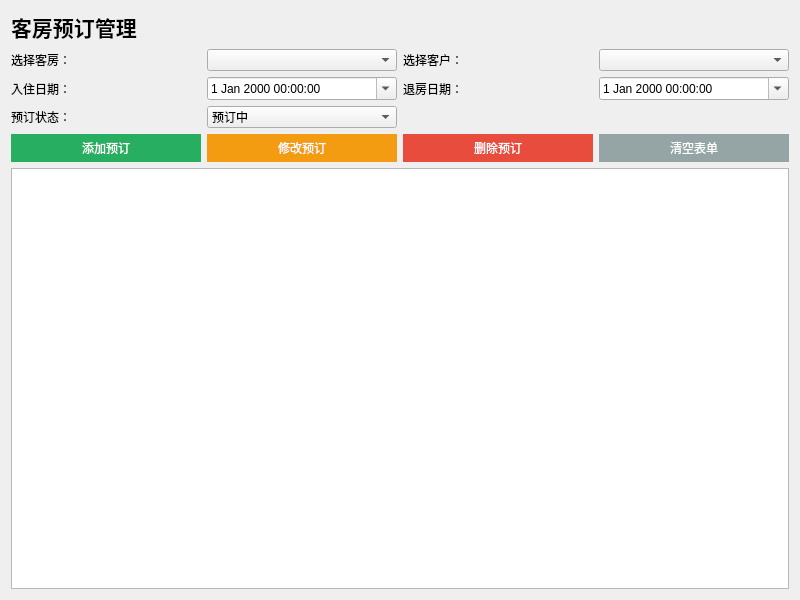
<?xml version="1.0" encoding="UTF-8"?>
<ui version="4.0">
 <class>ReservationManagement</class>
 <widget class="QWidget" name="ReservationManagement">
  <property name="geometry">
   <rect>
    <x>0</x>
    <y>0</y>
    <width>800</width>
    <height>600</height>
   </rect>
  </property>
  <property name="windowTitle">
   <string>预订管理</string>
  </property>
  <layout class="QVBoxLayout" name="verticalLayout">
   <item>
    <widget class="QLabel" name="label_title">
     <property name="font">
      <font>
       <pointsize>16</pointsize>
       <bold>true</bold>
      </font>
     </property>
     <property name="text">
      <string>客房预订管理</string>
     </property>
    </widget>
   </item>
   <item>
    <layout class="QGridLayout" name="gridLayout_form">
     <item row="0" column="0">
      <widget class="QLabel" name="label_room">
       <property name="text">
        <string>选择客房：</string>
       </property>
      </widget>
     </item>
     <item row="0" column="1">
      <widget class="QComboBox" name="comboBox_room">
       <property name="minimumWidth">
        <number>200</number>
       </property>
      </widget>
     </item>
     <item row="0" column="2">
      <widget class="QLabel" name="label_guest">
       <property name="text">
        <string>选择客户：</string>
       </property>
      </widget>
     </item>
     <item row="0" column="3">
      <widget class="QComboBox" name="comboBox_guest">
       <property name="minimumWidth">
        <number>200</number>
       </property>
      </widget>
     </item>
     <item row="1" column="0">
      <widget class="QLabel" name="label_checkin">
       <property name="text">
        <string>入住日期：</string>
       </property>
      </widget>
     </item>
     <item row="1" column="1">
      <widget class="QDateTimeEdit" name="datetimeEdit_checkin">
       <property name="calendarPopup">
        <bool>true</bool>
       </property>
       <property name="dateTime">
        <datetime>2025-01-01 00:00:00</datetime>
       </property>
      </widget>
     </item>
     <item row="1" column="2">
      <widget class="QLabel" name="label_checkout">
       <property name="text">
        <string>退房日期：</string>
       </property>
      </widget>
     </item>
     <item row="1" column="3">
      <widget class="QDateTimeEdit" name="datetimeEdit_checkout">
       <property name="calendarPopup">
        <bool>true</bool>
       </property>
       <property name="dateTime">
        <datetime>2025-01-02 00:00:00</datetime>
       </property>
      </widget>
     </item>
     <item row="2" column="0">
      <widget class="QLabel" name="label_status">
       <property name="text">
        <string>预订状态：</string>
       </property>
      </widget>
     </item>
     <item row="2" column="1">
      <widget class="QComboBox" name="comboBox_status">
       <item>
        <property name="text">
         <string>预订中</string>
        </property>
       </item>
       <item>
        <property name="text">
         <string>已入住</string>
        </property>
       </item>
       <item>
        <property name="text">
         <string>已完成</string>
        </property>
       </item>
       <item>
        <property name="text">
         <string>已取消</string>
        </property>
       </item>
      </widget>
     </item>
    </layout>
   </item>
   <item>
    <layout class="QHBoxLayout" name="horizontalLayout_buttons">
     <item>
      <widget class="QPushButton" name="pushButton_add">
       <property name="text">
        <string>添加预订</string>
       </property>
       <property name="styleSheet">
        <string>background-color: #27ae60; color: white; border: none; padding: 5px 15px;</string>
       </property>
      </widget>
     </item>
     <item>
      <widget class="QPushButton" name="pushButton_update">
       <property name="text">
        <string>修改预订</string>
       </property>
       <property name="styleSheet">
        <string>background-color: #f39c12; color: white; border: none; padding: 5px 15px;</string>
       </property>
      </widget>
     </item>
     <item>
      <widget class="QPushButton" name="pushButton_delete">
       <property name="text">
        <string>删除预订</string>
       </property>
       <property name="styleSheet">
        <string>background-color: #e74c3c; color: white; border: none; padding: 5px 15px;</string>
       </property>
      </widget>
     </item>
     <item>
      <widget class="QPushButton" name="pushButton_clear">
       <property name="text">
        <string>清空表单</string>
       </property>
       <property name="styleSheet">
        <string>background-color: #95a5a6; color: white; border: none; padding: 5px 15px;</string>
       </property>
      </widget>
     </item>
    </layout>
   </item>
   <item>
    <widget class="QTableWidget" name="tableWidget_reservations">
     <property name="alternatingRowColors">
      <bool>true</bool>
     </property>
     <property name="selectionBehavior">
      <enum>QAbstractItemView::SelectRows</enum>
     </property>
    </widget>
   </item>
  </layout>
 </widget>
 <resources/>
 <connections/>
</ui>
